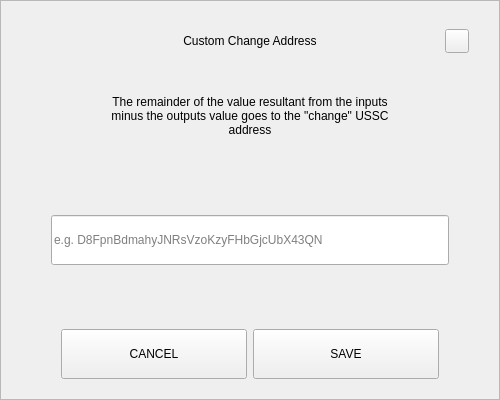
<?xml version="1.0" encoding="UTF-8"?>
<ui version="4.0">
 <class>SendChangeAddressDialog</class>
 <widget class="QDialog" name="SendChangeAddressDialog">
  <property name="geometry">
   <rect>
    <x>0</x>
    <y>0</y>
    <width>500</width>
    <height>400</height>
   </rect>
  </property>
  <property name="windowTitle">
   <string>Dialog</string>
  </property>
  <layout class="QVBoxLayout" name="verticalLayout">
   <property name="spacing">
    <number>0</number>
   </property>
   <property name="leftMargin">
    <number>0</number>
   </property>
   <property name="topMargin">
    <number>0</number>
   </property>
   <property name="rightMargin">
    <number>0</number>
   </property>
   <property name="bottomMargin">
    <number>0</number>
   </property>
   <item>
    <widget class="QFrame" name="frame">
     <property name="styleSheet">
      <string notr="true"/>
     </property>
     <property name="frameShape">
      <enum>QFrame::StyledPanel</enum>
     </property>
     <property name="frameShadow">
      <enum>QFrame::Raised</enum>
     </property>
     <layout class="QVBoxLayout" name="verticalLayout_2" stretch="0,0,0,0,0,0,0">
      <property name="spacing">
       <number>0</number>
      </property>
      <property name="leftMargin">
       <number>30</number>
      </property>
      <property name="topMargin">
       <number>20</number>
      </property>
      <property name="rightMargin">
       <number>30</number>
      </property>
      <property name="bottomMargin">
       <number>20</number>
      </property>
      <item>
       <layout class="QHBoxLayout" name="horizontalLayout_3">
        <property name="spacing">
         <number>0</number>
        </property>
        <item>
         <spacer name="horizontalSpacer_2">
          <property name="orientation">
           <enum>Qt::Horizontal</enum>
          </property>
          <property name="sizeHint" stdset="0">
           <size>
            <width>40</width>
            <height>20</height>
           </size>
          </property>
         </spacer>
        </item>
        <item>
         <widget class="QLabel" name="labelTitle">
          <property name="minimumSize">
           <size>
            <width>0</width>
            <height>40</height>
           </size>
          </property>
          <property name="maximumSize">
           <size>
            <width>16777215</width>
            <height>40</height>
           </size>
          </property>
          <property name="styleSheet">
           <string notr="true">padding-left:24px;</string>
          </property>
          <property name="text">
           <string>Custom Change Address</string>
          </property>
          <property name="alignment">
           <set>Qt::AlignCenter</set>
          </property>
          <property name="margin">
           <number>7</number>
          </property>
         </widget>
        </item>
        <item>
         <spacer name="horizontalSpacer">
          <property name="orientation">
           <enum>Qt::Horizontal</enum>
          </property>
          <property name="sizeHint" stdset="0">
           <size>
            <width>40</width>
            <height>20</height>
           </size>
          </property>
         </spacer>
        </item>
        <item>
         <widget class="QPushButton" name="btnEsc">
          <property name="minimumSize">
           <size>
            <width>24</width>
            <height>24</height>
           </size>
          </property>
          <property name="maximumSize">
           <size>
            <width>24</width>
            <height>24</height>
           </size>
          </property>
          <property name="focusPolicy">
           <enum>Qt::NoFocus</enum>
          </property>
          <property name="text">
           <string/>
          </property>
         </widget>
        </item>
       </layout>
      </item>
      <item>
       <spacer name="verticalSpacer_2">
        <property name="orientation">
         <enum>Qt::Vertical</enum>
        </property>
        <property name="sizeType">
         <enum>QSizePolicy::Fixed</enum>
        </property>
        <property name="sizeHint" stdset="0">
         <size>
          <width>20</width>
          <height>20</height>
         </size>
        </property>
       </spacer>
      </item>
      <item alignment="Qt::AlignHCenter">
       <widget class="QLabel" name="labelMessage">
        <property name="minimumSize">
         <size>
          <width>0</width>
          <height>70</height>
         </size>
        </property>
        <property name="text">
         <string>The remainder of the value resultant from the inputs minus the outputs value goes to the &quot;change&quot; USSC address</string>
        </property>
        <property name="alignment">
         <set>Qt::AlignCenter</set>
        </property>
        <property name="wordWrap">
         <bool>true</bool>
        </property>
       </widget>
      </item>
      <item>
       <spacer name="verticalSpacer_3">
        <property name="orientation">
         <enum>Qt::Vertical</enum>
        </property>
        <property name="sizeHint" stdset="0">
         <size>
          <width>20</width>
          <height>40</height>
         </size>
        </property>
       </spacer>
      </item>
      <item>
       <layout class="QHBoxLayout" name="horizontalLayout_2">
        <property name="spacing">
         <number>0</number>
        </property>
        <property name="leftMargin">
         <number>20</number>
        </property>
        <property name="rightMargin">
         <number>20</number>
        </property>
        <item>
         <widget class="QLineEdit" name="lineEditAddress">
          <property name="minimumSize">
           <size>
            <width>0</width>
            <height>50</height>
           </size>
          </property>
          <property name="placeholderText">
           <string notr="true">e.g. D8FpnBdmahyJNRsVzoKzyFHbGjcUbX43QN</string>
          </property>
         </widget>
        </item>
       </layout>
      </item>
      <item>
       <spacer name="verticalSpacer">
        <property name="orientation">
         <enum>Qt::Vertical</enum>
        </property>
        <property name="sizeHint" stdset="0">
         <size>
          <width>20</width>
          <height>40</height>
         </size>
        </property>
       </spacer>
      </item>
      <item>
       <layout class="QHBoxLayout" name="horizontalLayout" stretch="2,2">
        <property name="spacing">
         <number>6</number>
        </property>
        <property name="leftMargin">
         <number>30</number>
        </property>
        <property name="rightMargin">
         <number>30</number>
        </property>
        <item>
         <widget class="QPushButton" name="btnCancel">
          <property name="minimumSize">
           <size>
            <width>180</width>
            <height>50</height>
           </size>
          </property>
          <property name="focusPolicy">
           <enum>Qt::NoFocus</enum>
          </property>
          <property name="text">
           <string>CANCEL</string>
          </property>
         </widget>
        </item>
        <item>
         <widget class="QPushButton" name="btnSave">
          <property name="minimumSize">
           <size>
            <width>180</width>
            <height>50</height>
           </size>
          </property>
          <property name="focusPolicy">
           <enum>Qt::NoFocus</enum>
          </property>
          <property name="text">
           <string>SAVE</string>
          </property>
         </widget>
        </item>
       </layout>
      </item>
     </layout>
    </widget>
   </item>
  </layout>
 </widget>
 <resources/>
 <connections/>
</ui>
